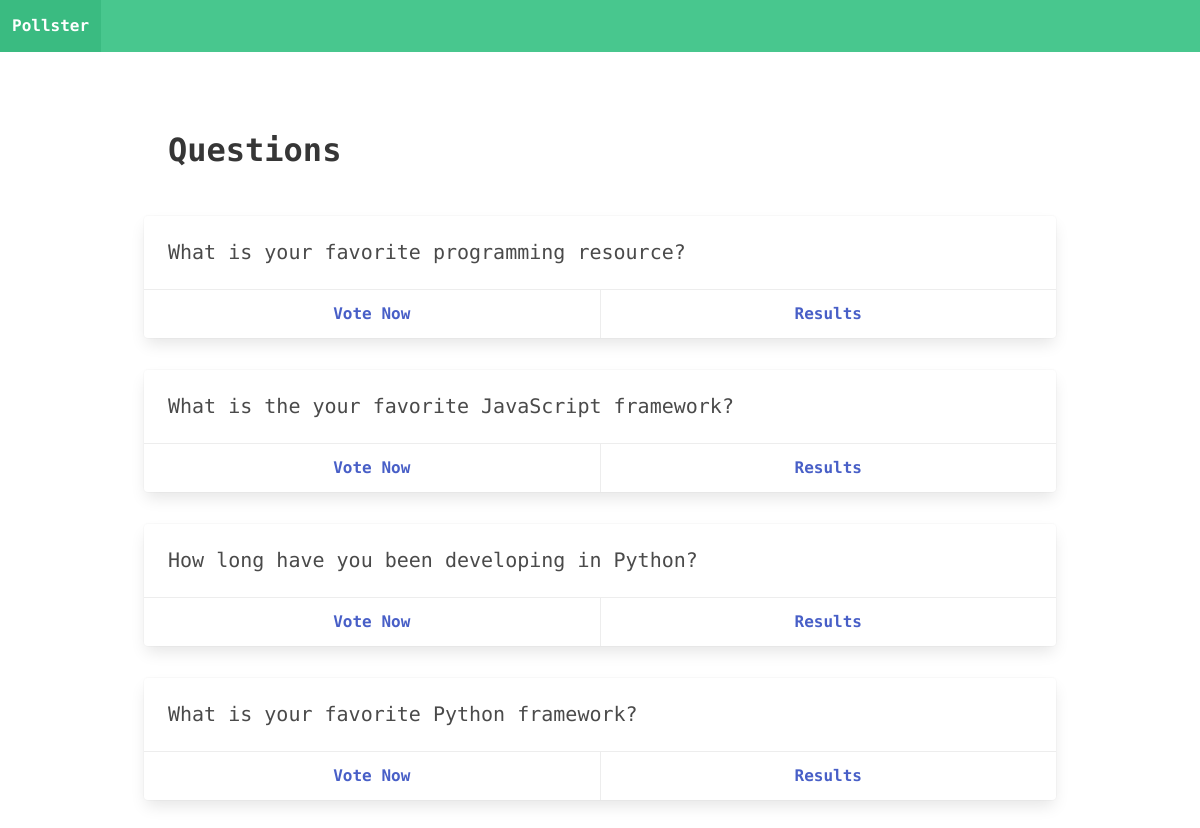
Screenshot of /polls/ with the database file from the repository.
### polls/models.py (models this page shows, shortened)
class Question(models.Model):
    question_text = models.CharField(max_length=200)
    pub_date = models.DateTimeField('date published')

### polls/views.py (the view)
# urls.py: path('', views.index, name='index'),
def index(request):
    latest_question_list = Question.objects.order_by('-pub_date')[:5]
    context = {'latest_question_list': latest_question_list}
    return render(request, 'polls/index.html', context)

### templates/polls/index.html
{% extends 'base.html'%} {% block content %}
<section class="hero">
  <div class="hero-body">
    <div class="container">
      <h1 class="title">
        Questions
      </h1>
    </div>
  </div>
</section>
{% if latest_question_list%} {% for question in latest_question_list %}
<div style="padding: 0 1.5rem;">
  <div class="card" style="margin-bottom:2em">
    <div class="card-content">
      <div class="subtitle">
        {{ question.question_text }}
      </div>
    </div>
    <div class="card-footer">
      <a href="{% url 'polls:poll' question.id %}" class="card-footer-item"
        >Vote Now</a
      >
      <a href="{% url 'polls:results' question.id %}" class="card-footer-item"
        >Results</a
      >
    </div>
  </div>
</div>
{% endfor %} {% else %}
<p>No polls available</p>
{% endif%} {% endblock %}

### templates/base.html (style rules this page uses)
body { font-family: 'Fira Code', monospace; font-weight: 700 !important; }

### rows the page displays
Question: question_text "What is your favorite programming resource?"
Question: question_text "What is the your favorite JavaScript framework?"
Question: question_text "How long have you been developing in Python?"
Question: question_text "What is your favorite Python framework?"
